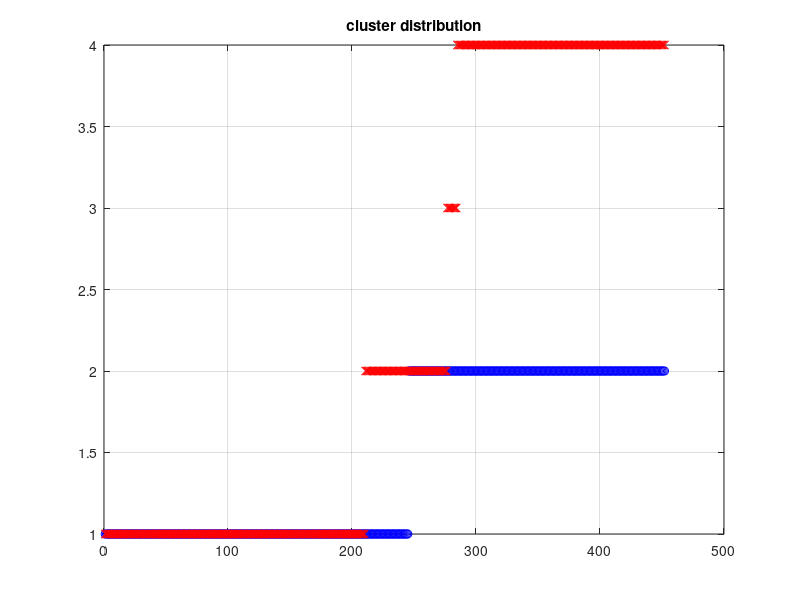
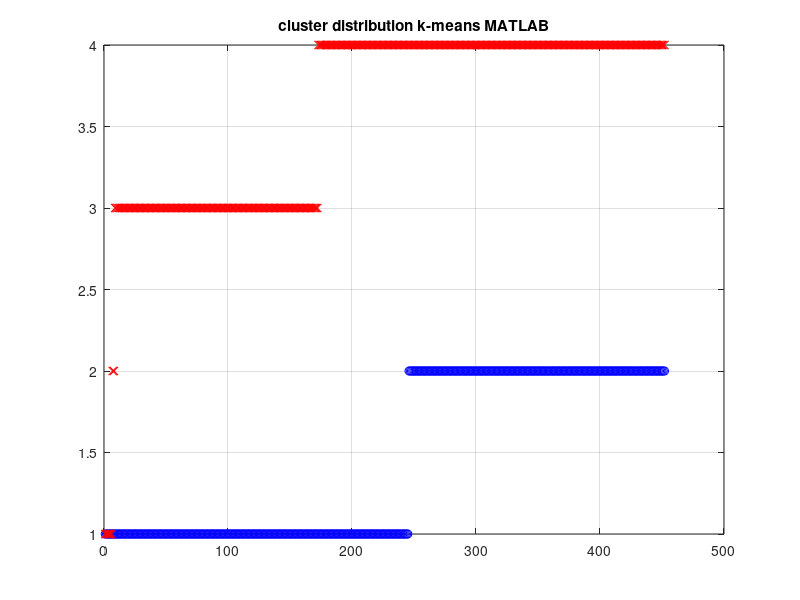

These figures' MATLAB source, in order:
% % ICT4HEALTH LAB.4 hard k-means
% % ANI DEVER s225055
clear variables; close all; clc,tic;
%% preparing the data 
load('arrhythmia.mat');
arrhythmia = arrhythmia(:,any(arrhythmia)); % removing the columns with only 0's
class_id = arrhythmia(:,end); % vector of classes in given order
iii = find(class_id(:,end)>1); % find classes >1
class_id(iii,end)=2; % equalize them to 2         
y = arrhythmia(1:end,1:(end-1)); % y is a matrix without the class data
y = normalize(y); % normalizing y matrix
% Defining the variables
[N, M] = size(y);
iter = 9; % no of iterations
rng('default'); % fixing the random number generation
%% The hard K-means algorithm with 4 pseudo-random initial vectors
k = 4; % number of clusters
% x_k = randn(k,M); % initial random vector of size Mxk
x_k(1,:) = y(51,:);
x_k(2,:) = y(101,:);
x_k(3,:) = y(151,:);
x_k(4,:) = y(201,:);
var_k = ones(1,k);
pi_k =  1/k*ones(1,k);
distance = zeros(1,k); % preallocating distance vector
for jj = 1:iter
    dec=zeros(N,1);
    for i=1:N
        distance(1)=(norm(y(i,:)-x_k(1,:)))^2;
        distance(2)=(norm(y(i,:)-x_k(2,:)))^2;
        distance(3)=(norm(y(i,:)-x_k(3,:)))^2;
        distance(4)=(norm(y(i,:)-x_k(4,:)))^2;
        [~,I] = min(distance);% index of the centroid at min distance is I
        dec(i)=I;% pixel B(i,:) is given to cluster I
    end
    Wnk = y(dec==1,:);
    Wnj = y(dec==2,:);
    Wnh = y(dec==3,:);
    Wng = y(dec==4,:);
    pi_k(1) = size(Wnk,1)/N;
    pi_k(2) = size(Wnj,1)/N;
    pi_k(3) = size(Wnh,1)/N;
    pi_k(4) = size(Wng,1)/N;
    x_k(1,:) = sum(Wnk,1)/size(Wnk,1);
    x_k(2,:) = sum(Wnj,1)/size(Wnj,1);
    x_k(3,:) = sum(Wnh,1)/size(Wnh,1);
    x_k(4,:) = sum(Wng,1)/size(Wng,1);
    for j=1:size(Wnk,1)
        dummy = (norm(Wnk(j,:)-x_k(1,:)))^2;
        var_k(1) = var_k(1)+dummy;
    end
    var_k(1) = var_k(1)/((size(Wnk,1)-1)*M);
    for j=1:size(Wnj,1)
        dummy = (norm(Wnj(j,:)-x_k(2,:)))^2;
        var_k(2) = var_k(2)+dummy;
    end
    var_k(2) = var_k(1)/((size(Wnj,1)-1)*M);
    for j=1:size(Wnh,1)
        dummy = (norm(Wnh(j,:)-x_k(3,:)))^2;
        var_k(3) = var_k(3)+dummy;
    end
    var_k(3) = var_k(3)/((size(Wnh,1)-1)*M);
    for j=1:size(Wng,1)
        dummy = (norm(Wng(j,:)-x_k(4,:)))^2;
        var_k(4) = var_k(4)+dummy;
    end
    var_k(4) = var_k(4)/((size(Wng,1)-1)*M);    
end
fprintf('According doctors diagnosis  =>\n');
fprintf('Total no of healthy patients: %i\n',sum(class_id==1));
fprintf('Total no of arrhythmic patients %i\n',sum(class_id==2));
fprintf('According to coded hard k-means algorithm  =>\n');
fprintf('Total no of cluster -1- patients: %i\n',sum(dec==1));
fprintf('Total no of cluster -2- patients %i\n',sum(dec==2));
fprintf('Total no of cluster -3- patients %i\n',sum(dec==3));
fprintf('Total no of cluster -4- patients %i\n',sum(dec==4));
error_1 = immse(dec,class_id);
fprintf('The msee of 4 cluster hard kmeans: %f\n',error_1);
figure(),plot(sortrows(class_id),'bo'), grid on, hold on,
plot(sortrows(dec),'rx'),title('cluster distribution');
%% MATLAB embedded k-means algorithm
idx = kmeans(y,k);
fprintf('According to MATLAB emdedded hard k-means algorithm  =>\n');
fprintf('Total no of cluster -1- patients: %i\n',sum(idx==1));
fprintf('Total no of cluster -2- patients %i\n',sum(idx==2));
fprintf('Total no of cluster -3- patients %i\n',sum(idx==3));
fprintf('Total no of cluster -4- patients %i\n',sum(idx==4));
error_2 = immse(idx,class_id);
fprintf('The msee of 4 cluster MATLAB hard kmeans: %f\n',error_2);
figure(),plot(sortrows(class_id),'bo'), grid on, hold on,
plot(sortrows(idx),'rx'),title('cluster distribution k-means MATLAB');
toc; 
%% Comments
% This script computes the 4 class case of the hard k-means algorithm.
% The intermediate steps are the same as 2 class case and the algorithm
% gets saturated at 9th iteration. The hard k-means algorithm provided by
% MATLAB is added in order to provide comparison.
% This time my script provides relatively better results than MATLAB
% kmeans. 